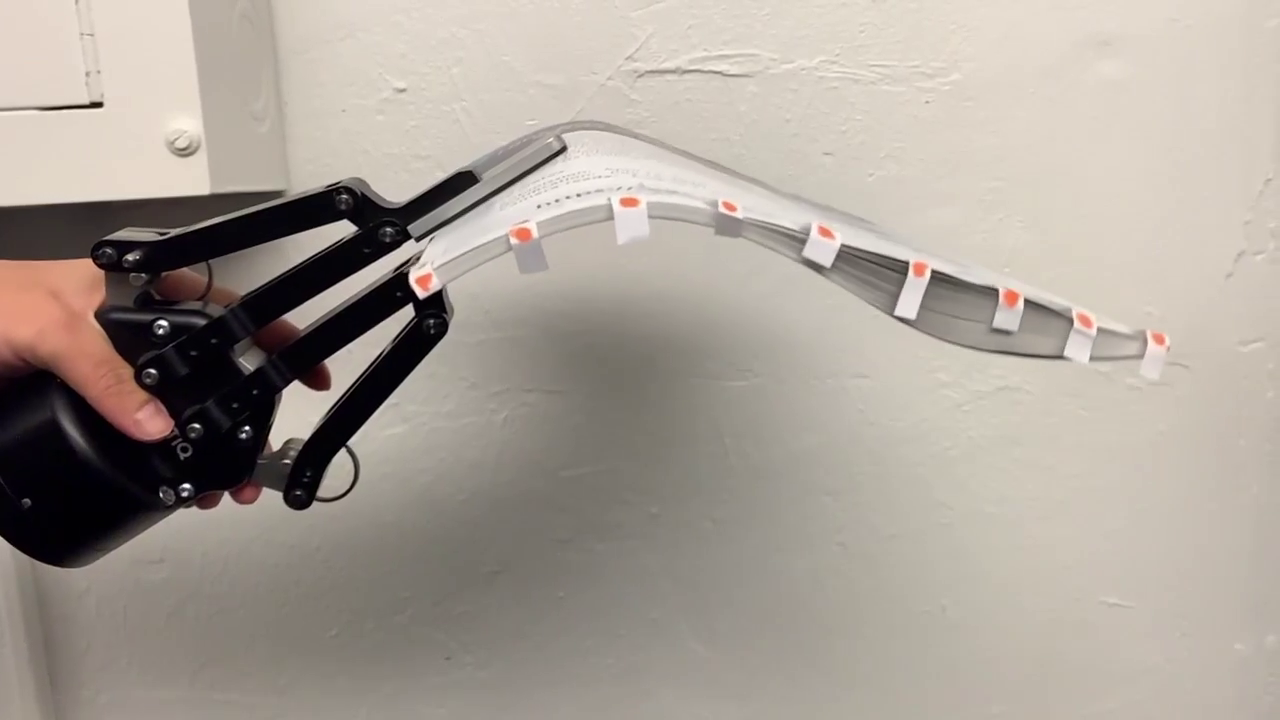
#> input picture frame 34 of simulation/data/video2.mp4, 1280 x 720 px
$ jupyter execute video_cleaner.ipynb
#> lines starting #> are read from the running program, lines starting #| are printed output that depends on the picture; after the words box and inside, x2 and y2 are one past the last pixel; in counts of white or black regions, pixels touching at a corner belong together
[cell 1]
import numpy as np
import cv2
cap = cv2.VideoCapture('data/video2.mp4')

while(cap.isOpened()):
    ret, frame = cap.read()
#> frame is the input picture: shape (720, 1280, 3); mean B, G, R 150.6, 159.5, 168
    frame = frame[:, 320:, :]
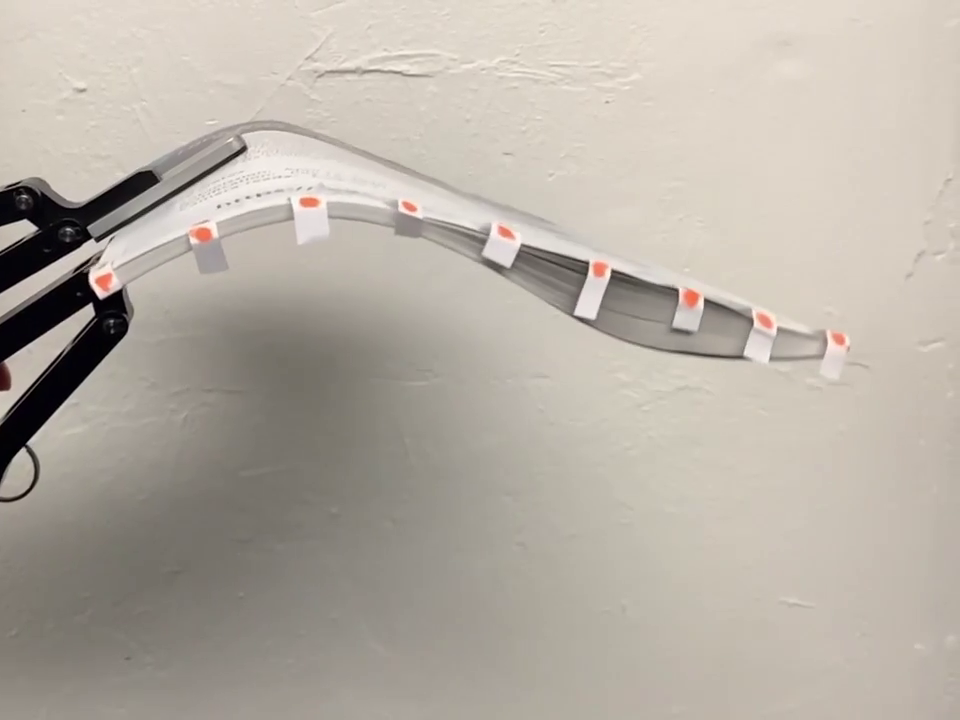
#> frame: shape (720, 960, 3); mean B, G, R 165.1, 174.9, 182.2
    hsv = cv2.cvtColor(frame, cv2.COLOR_BGR2HSV)
#> hsv: shape (720, 960, 3); mean H, S, V 20.4, 26.8, 182.2

    lower_orange = np.array([0, 70, 70])
    upper_orange = np.array([30, 255, 255])

    # preparing the mask to overlay
    mask = cv2.inRange(hsv, lower_orange, upper_orange)
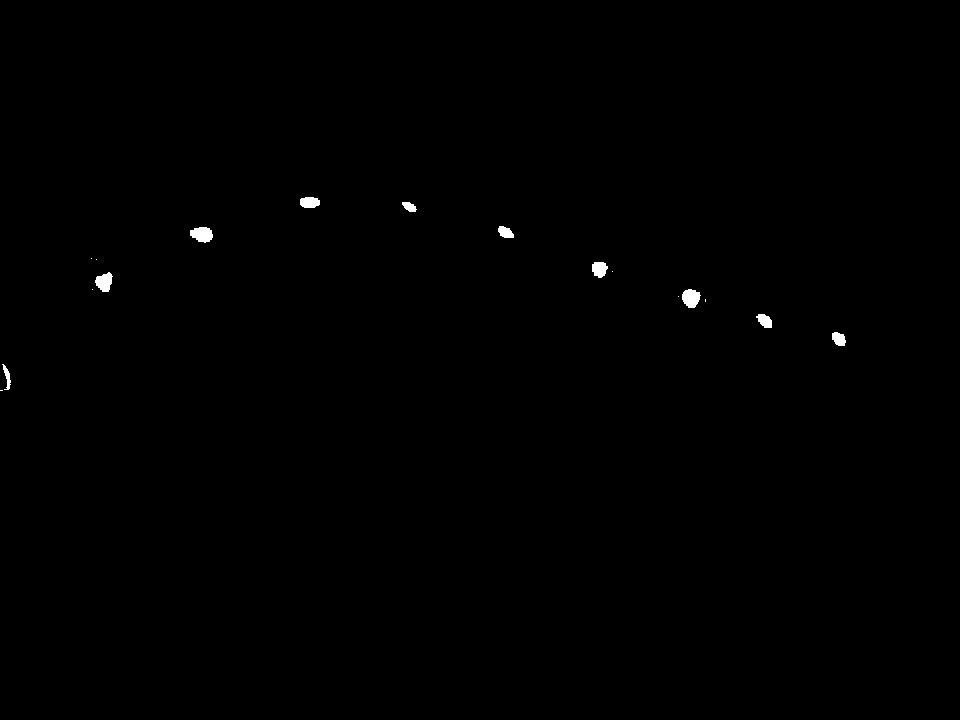
#> mask: shape (720, 960); 0.26% white; 17 white regions (7 under 20 px)

    # The black region in the mask has the value of 0,
    # so when multiplied with original image removes all non-blue regions
    result = cv2.bitwise_and(frame, frame, mask = mask)

    contours, _ = cv2.findContours(mask, cv2.RETR_CCOMP,cv2.CHAIN_APPROX_NONE)
#> contours = 17 contours, 7 with area under 20; largest, box (x1, y1, x2, y2) and area: (190, 227, 213, 243) 242, (682, 289, 701, 308) 238, (95, 272, 113, 292) 214, (592, 262, 608, 278) 170, (300, 197, 320, 208) 162

    locations = []
    for contour in contours:
        area = cv2.contourArea(contour)
        print(area)
        if area > 9:
            locations.append(area)
#> this loop made 17 passes
#> area on passes 2, 3, 4, 7, 9, 11, 14, 15, 16, 17: 70.5, 127, 132.5, 237.5, 214.5, 170, 242, 117.5, 82.5, 162
#| 0.0
#| 70.5
#| 127.0
#| 132.5
#| 0.0
#| 0.0
#| 237.5
#| 0.0
#> (further printed lines are left out)
#> after the loop, locations = [70.5, 127, 132.5, 237.5, 214.5, 170, 242, 117.5, 82.5, 162]
    print(len(locations))
#| 10

    cv2.imshow('frame', result)

    cv2.waitKey(0)

cap.release()
cv2.destroyAllWindows()
